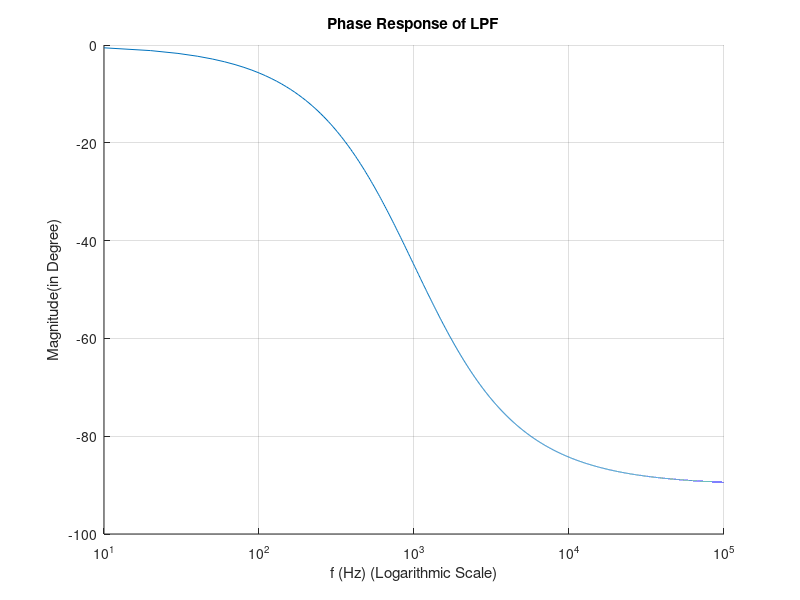

MATLAB code to generate this figure:
% Constants
f = [0:10:100000];
f_c = 1000; % cut off frequency
grid on;
hold on;
% Low Pass Filter
xlabel('f (Hz) (Logarithmic Scale)');
ylabel('Magnitude(in Degree)');
title('Phase Response of LPF');

y_axis_LPF = -atand(f ./ f_c);
semilogx(f, y_axis_LPF);

hold off;
